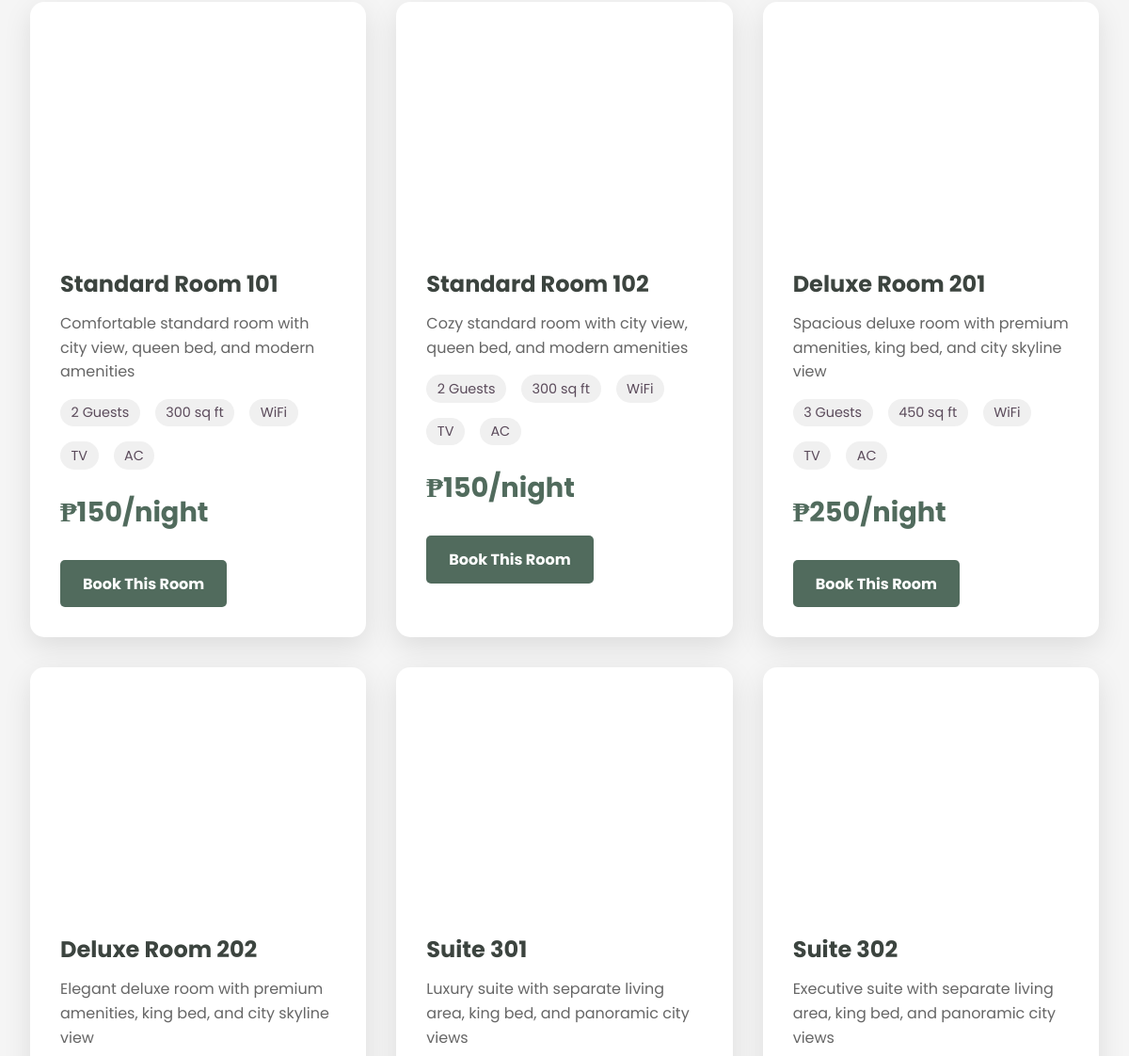
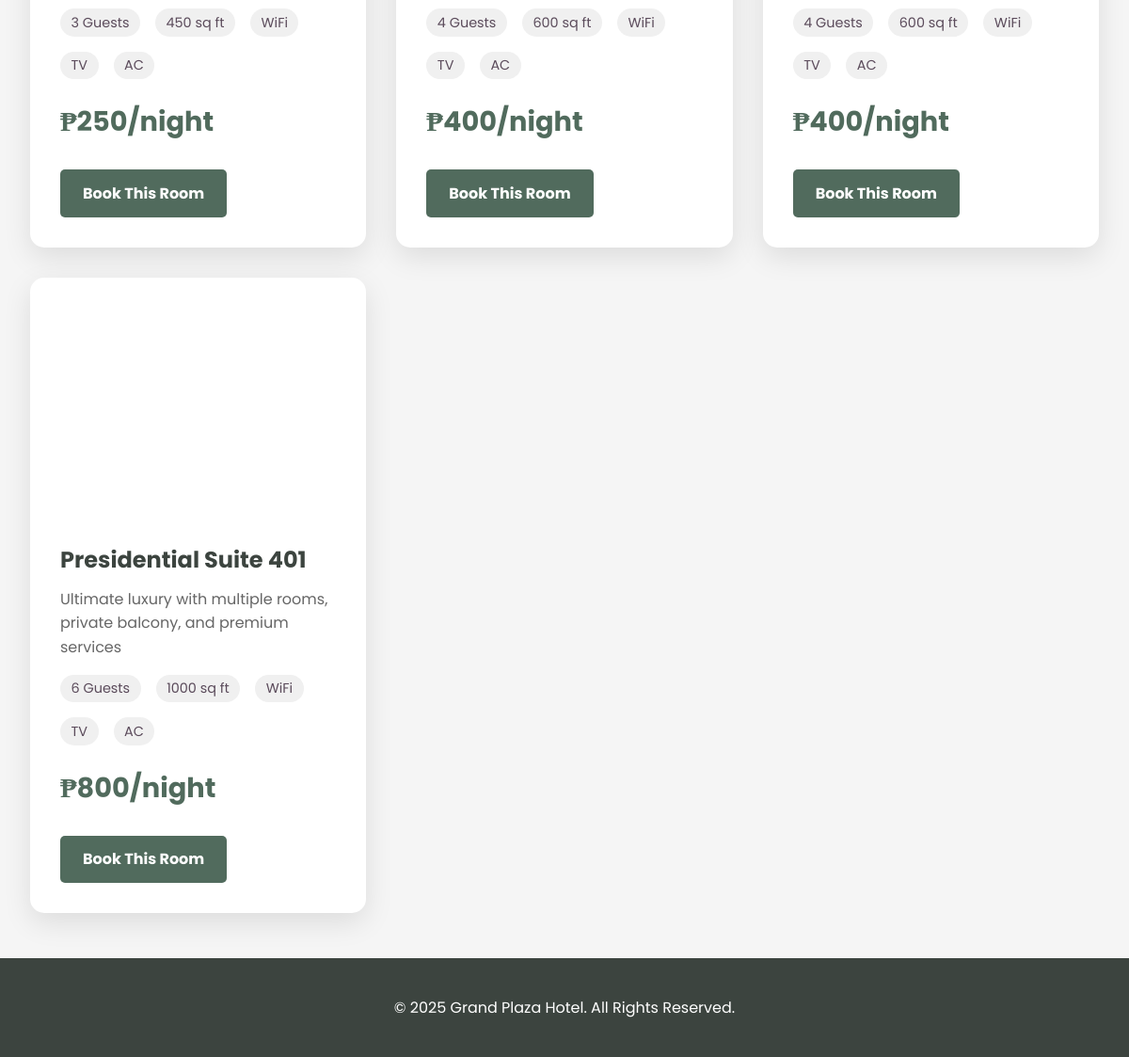
Before: /rooms.php (lower part) with the older database file (2 pictures, top to bottom).
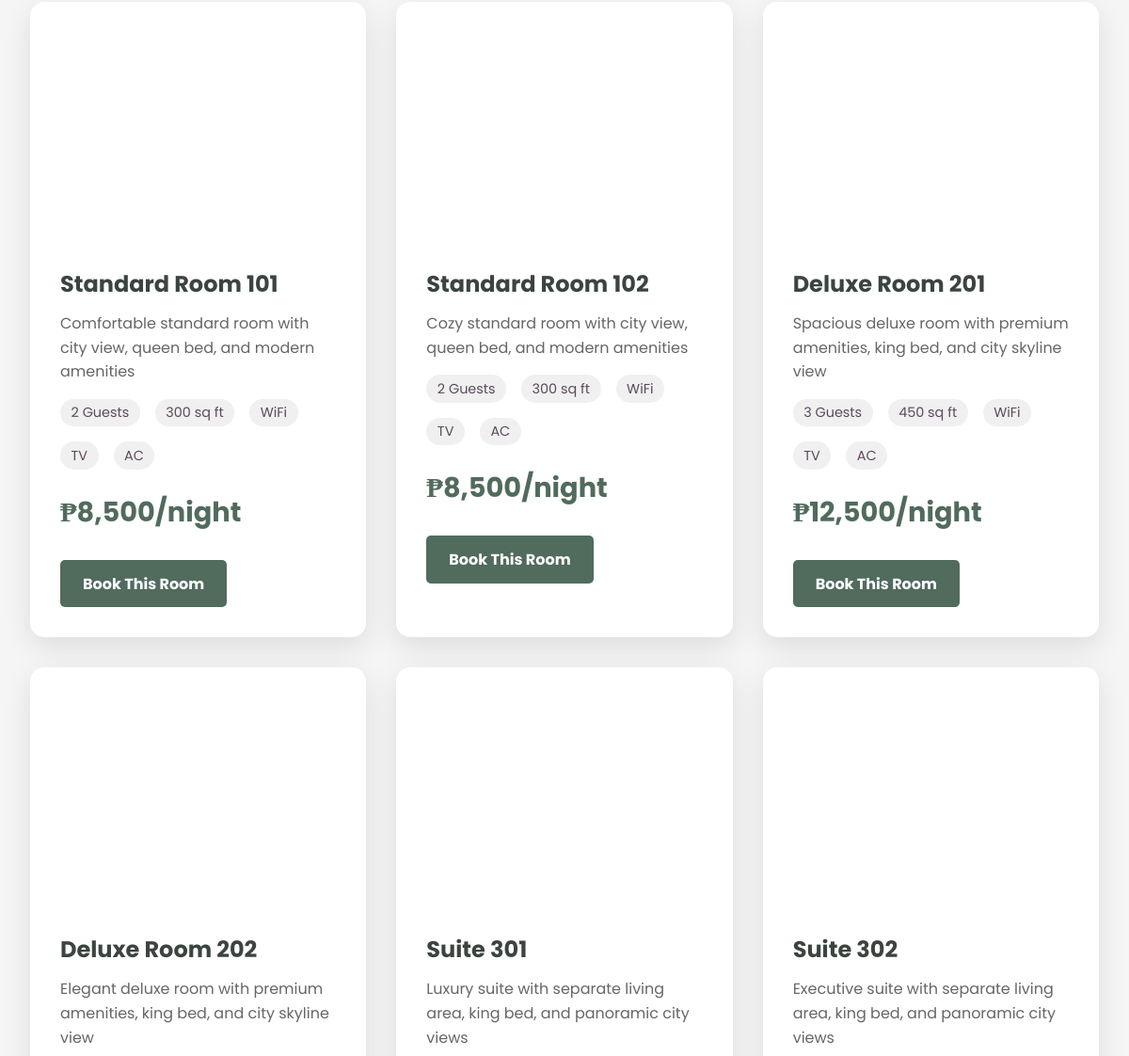
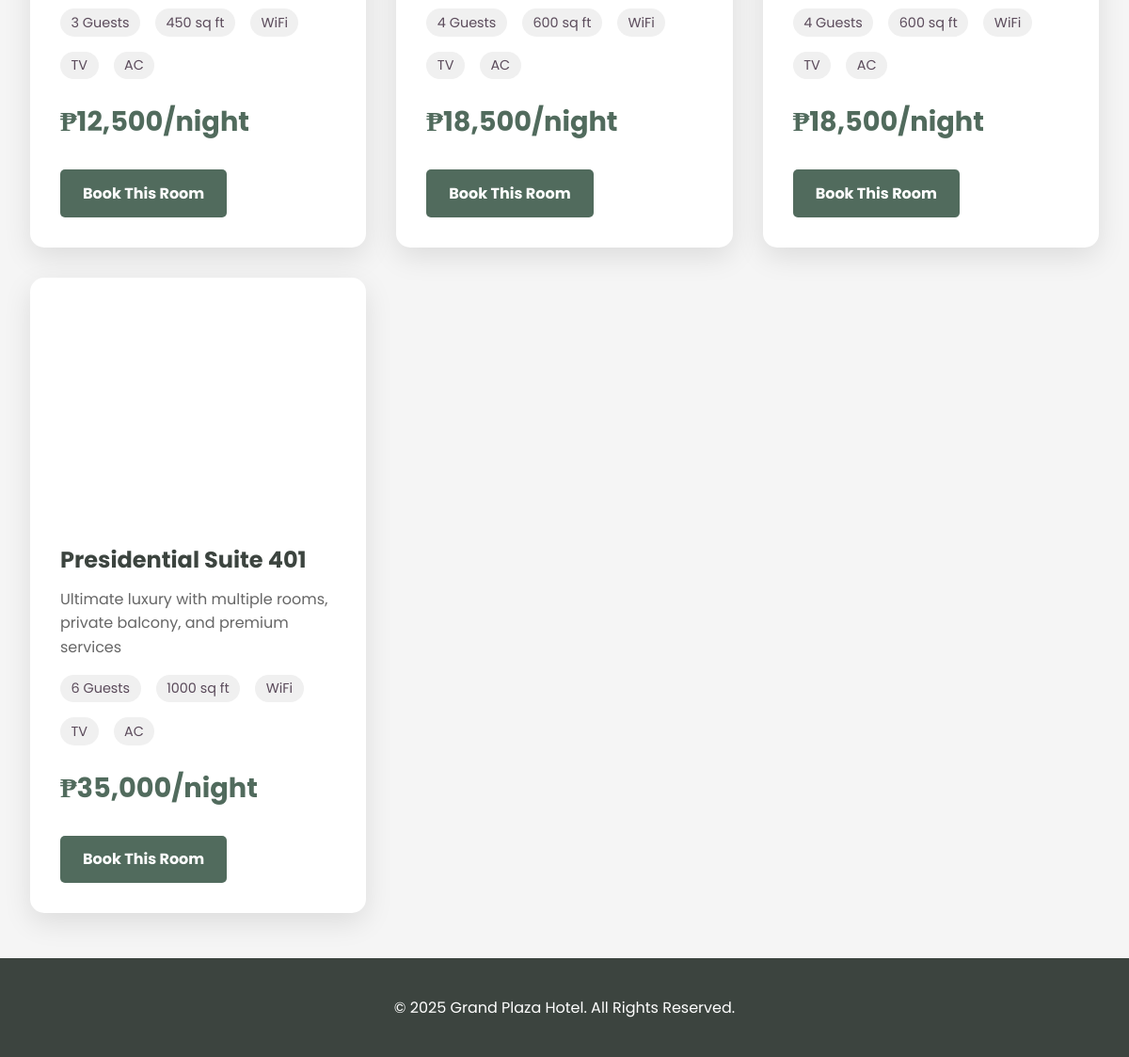
After: the same page with the newer database file (2 pictures, top to bottom).
### tables this page shows
CREATE TABLE rooms (
    id INT AUTO_INCREMENT PRIMARY KEY,
    name VARCHAR(100) NOT NULL,
    room_number VARCHAR(50) NOT NULL UNIQUE,
    room_type VARCHAR(100) NOT NULL,
    capacity INT NOT NULL,
    size INT,
    price_per_night DECIMAL(10,2) NOT NULL,
    description TEXT,
    has_wifi BOOLEAN DEFAULT TRUE,
    has_tv BOOLEAN DEFAULT TRUE,
    has_ac BOOLEAN DEFAULT TRUE,
    is_available BOOLEAN DEFAULT TRUE,
    image_url VARCHAR(500),
    created_at TIMESTAMP DEFAULT CURRENT_TIMESTAMP,
    updated_at TIMESTAMP DEFAULT CURRENT_TIMESTAMP ON UPDATE CURRENT_TIMESTAMP
);

### rooms.php (the view, shortened to what this page needs)
<?php
$pdo = getDBConnection();
$stmt = $pdo->query("SELECT * FROM hotel LIMIT 1");
$hotel = $stmt->fetch();
$stmt = $pdo->query("
    SELECT r.*,
           COUNT(res.id) as total_reservations,
           COUNT(CASE WHEN res.status IN ('pending', 'confirmed') THEN 1 END) as active_reservations
    FROM rooms r
    LEFT JOIN reservations res ON r.id = res.room_id
    WHERE r.is_available = 1
    GROUP BY r.id
    ORDER BY r.price_per_night
");
$rooms = $stmt->fetchAll();
?>
<!DOCTYPE html>
<html lang="en">
<head>
</head>
<body>
    <section class="rooms-container">
        <div class="rooms-grid">
            <?php foreach ($rooms as $room): ?>
            <div class="room-card">
                <div class="room-image">
                </div>
                <div class="room-info">
                    <div class="room-name"><?php echo htmlspecialchars($room['name']); ?></div>
                    <div class="room-description">
                        <?php echo htmlspecialchars($room['description'] ?? 'Luxurious room with modern amenities and comfortable furnishings.'); ?>
                    </div>
                    <div class="room-features">
                        <span class="feature"><?php echo $room['capacity']; ?> Guests</span>
                        <span class="feature"><?php echo $room['size']; ?> sq ft</span>
                        <?php if ($room['has_wifi']): ?>
                            <span class="feature">WiFi</span>
                        <?php endif; ?>
                        <?php if ($room['has_tv']): ?>
                            <span class="feature">TV</span>
                        <?php endif; ?>
                        <?php if ($room['has_ac']): ?>
                            <span class="feature">AC</span>
                        <?php endif; ?>
                    </div>
                    <div class="room-price">₱<?php echo number_format($room['price_per_night']); ?>/night</div>
                    <a href="bookingform.php?room_id=<?php echo $room['id']; ?>" class="btn-book-room">Book This Room</a>
                </div>
            </div>
            <?php endforeach; ?>
        </div>
    </section>
    <footer>
        <p>&copy; 2025 <?php echo htmlspecialchars($hotel['name']); ?>. All Rights Reserved.</p>
    </footer>
</body>
</html>

Changed rows visible on the page:
changed rooms "Standard Room 101": price_per_night "150" → "8,500"
changed rooms "Standard Room 102": price_per_night "150" → "8,500"
changed rooms "Deluxe Room 201": price_per_night "250" → "12,500"
changed rooms "Deluxe Room 202": price_per_night "250" → "12,500"
changed rooms "Suite 301": price_per_night "400" → "18,500"
changed rooms "Suite 302": price_per_night "400" → "18,500"
changed rooms "Presidential Suite 401": price_per_night "800" → "35,000"
